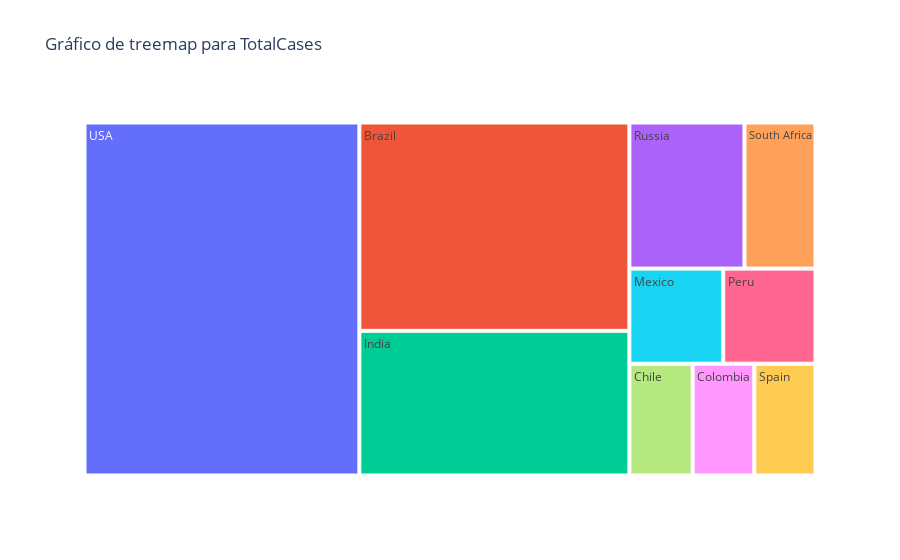
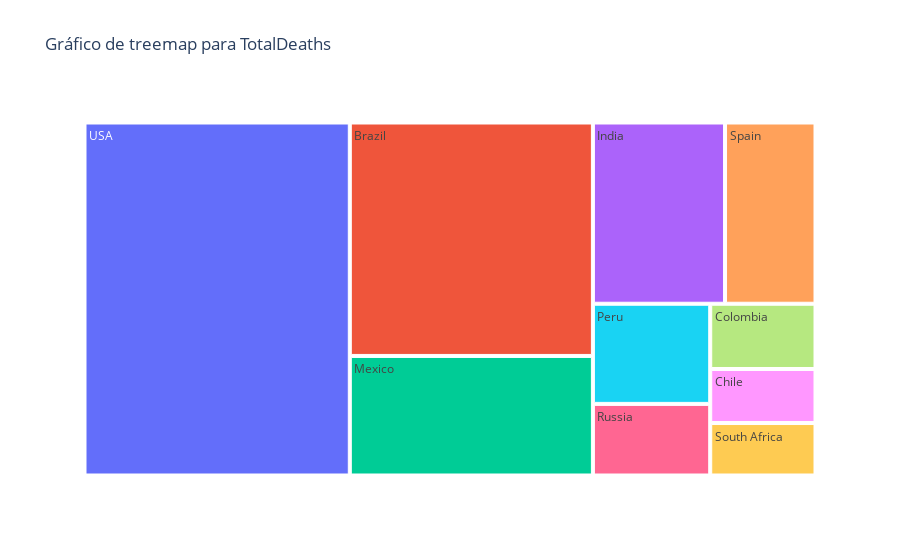
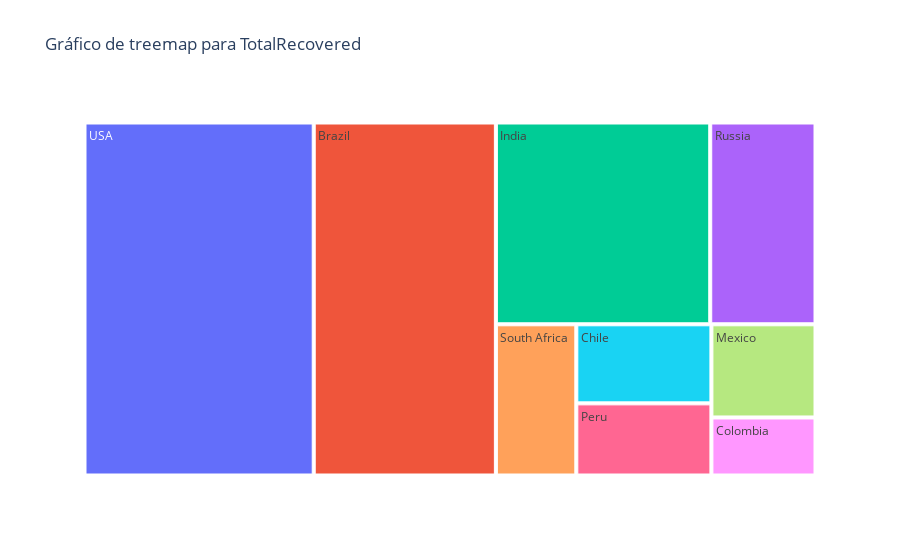
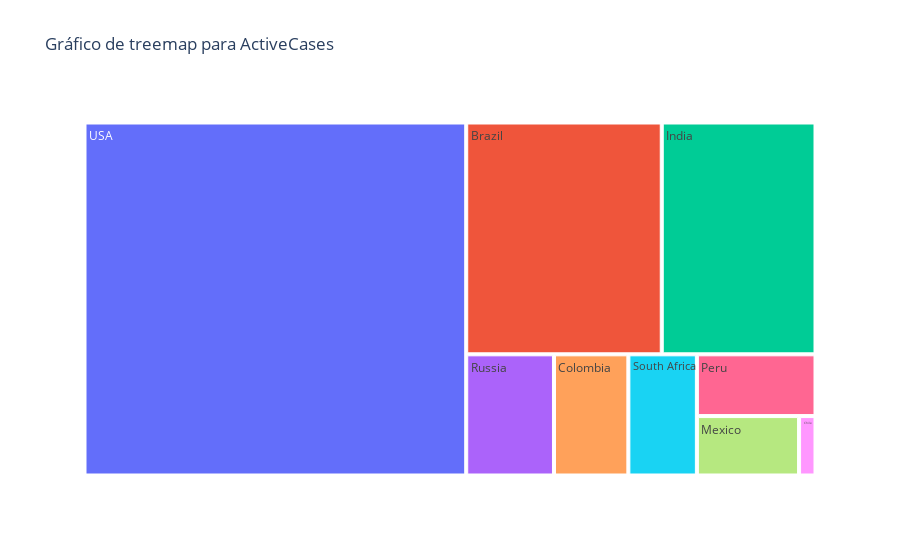

Notebook source saved alongside these figures, in order:
### Markdown cell above
- Como podemos notar temos diversos paises, então colocar isso tudo em uma grafico e inviável pois a maioria não vai nem aparecer, então para resolver isso vamos pegar somente os top 10 paises.

### Code cell
#Pegando as colunas necessarias para responder minha pergunta
coluna=['TotalCases','TotalDeaths','TotalRecovered','ActiveCases']

#Pecorrendo minha lista de colunas.
for i in coluna:
    #Usando a biblioteca px para construir um grafico de treemap
    fig=px.treemap(
    #Chamando minha viriavel e usando o iloc para filtrar os top 10, esses são meus dados    
    world_data.iloc[0:10],
    #Aqui e a quantidade de graficos que ele vai fazer e o nome de cada grafico.
    values=i,
    #Vai Filtrar (segmentar) pelo Pais/Regiao.
    path=['Country/Region'],
    #O titulo do gráfico, usando o format para deixar o filtro variavel.   
    title='Gráfico de treemap para {}'.format(i)
)
    #Exibindo
    fig.show()

### Figure 1 — Plotly figure (JSON) as saved in the notebook; plotly's stock layout.template omitted (floating-point values rounded to 4 significant figures)
{"data": [{"branchvalues": "total", "domain": {"x": [0, 1], "y": [0, 1]}, "hovertemplate": "labels=%{label}<br>TotalCases=%{value}<br>parent=%{parent}<br>id=%{id}<extra></extra>", "ids": ["Brazil", "Chile", "Colombia", "India", "Mexico", "Peru", "Russia", "South Africa", "Spain", "USA"], "labels": ["Brazil", "Chile", "Colombia", "India", "Mexico", "Peru", "Russia", "South Africa", "Spain", "USA"], "name": "", "parents": ["", "", "", "", "", "", "", "", "", ""], "type": "treemap", "values": [2917562, 366671, 357710, 2025409, 462690, 455409, 871894, 538184, 354530, 5032179]}], "layout": {"legend": {"tracegroupgap": 0}, "title": {"text": "Gráfico de treemap para TotalCases"}}}

### Figure 2 — Plotly figure (JSON) as saved in the notebook; plotly's stock layout.template omitted (floating-point values rounded to 4 significant figures)
{"data": [{"branchvalues": "total", "domain": {"x": [0, 1], "y": [0, 1]}, "hovertemplate": "labels=%{label}<br>TotalDeaths=%{value}<br>parent=%{parent}<br>id=%{id}<extra></extra>", "ids": ["Brazil", "Chile", "Colombia", "India", "Mexico", "Peru", "Russia", "South Africa", "Spain", "USA"], "labels": ["Brazil", "Chile", "Colombia", "India", "Mexico", "Peru", "Russia", "South Africa", "Spain", "USA"], "name": "", "parents": ["", "", "", "", "", "", "", "", "", ""], "type": "treemap", "values": [98644, 9889, 11939, 41638, 50517, 20424, 14606, 9604, 28500, 162804]}], "layout": {"legend": {"tracegroupgap": 0}, "title": {"text": "Gráfico de treemap para TotalDeaths"}}}

### Figure 3 — Plotly figure (JSON) as saved in the notebook; plotly's stock layout.template omitted (floating-point values rounded to 4 significant figures)
{"data": [{"branchvalues": "total", "domain": {"x": [0, 1], "y": [0, 1]}, "hovertemplate": "labels=%{label}<br>TotalRecovered=%{value}<br>parent=%{parent}<br>id=%{id}<extra></extra>", "ids": ["Brazil", "Chile", "Colombia", "India", "Mexico", "Peru", "Russia", "South Africa", "Spain", "USA"], "labels": ["Brazil", "Chile", "Colombia", "India", "Mexico", "Peru", "Russia", "South Africa", "Spain", "USA"], "name": "", "parents": ["", "", "", "", "", "", "", "", "", ""], "type": "treemap", "values": [2047660, 340168, 192355, 1377384, 308848, 310337, 676357, 387316, 0, 2576668]}], "layout": {"legend": {"tracegroupgap": 0}, "title": {"text": "Gráfico de treemap para TotalRecovered"}}}

### Figure 4 — Plotly figure (JSON) as saved in the notebook; plotly's stock layout.template omitted (floating-point values rounded to 4 significant figures)
{"data": [{"branchvalues": "total", "domain": {"x": [0, 1], "y": [0, 1]}, "hovertemplate": "labels=%{label}<br>ActiveCases=%{value}<br>parent=%{parent}<br>id=%{id}<extra></extra>", "ids": ["Brazil", "Chile", "Colombia", "India", "Mexico", "Peru", "Russia", "South Africa", "Spain", "USA"], "labels": ["Brazil", "Chile", "Colombia", "India", "Mexico", "Peru", "Russia", "South Africa", "Spain", "USA"], "name": "", "parents": ["", "", "", "", "", "", "", "", "", ""], "type": "treemap", "values": [771258, 16614, 153416, 606387, 103325, 124648, 180931, 141264, 0, 2292707]}], "layout": {"legend": {"tracegroupgap": 0}, "title": {"text": "Gráfico de treemap para ActiveCases"}}}
